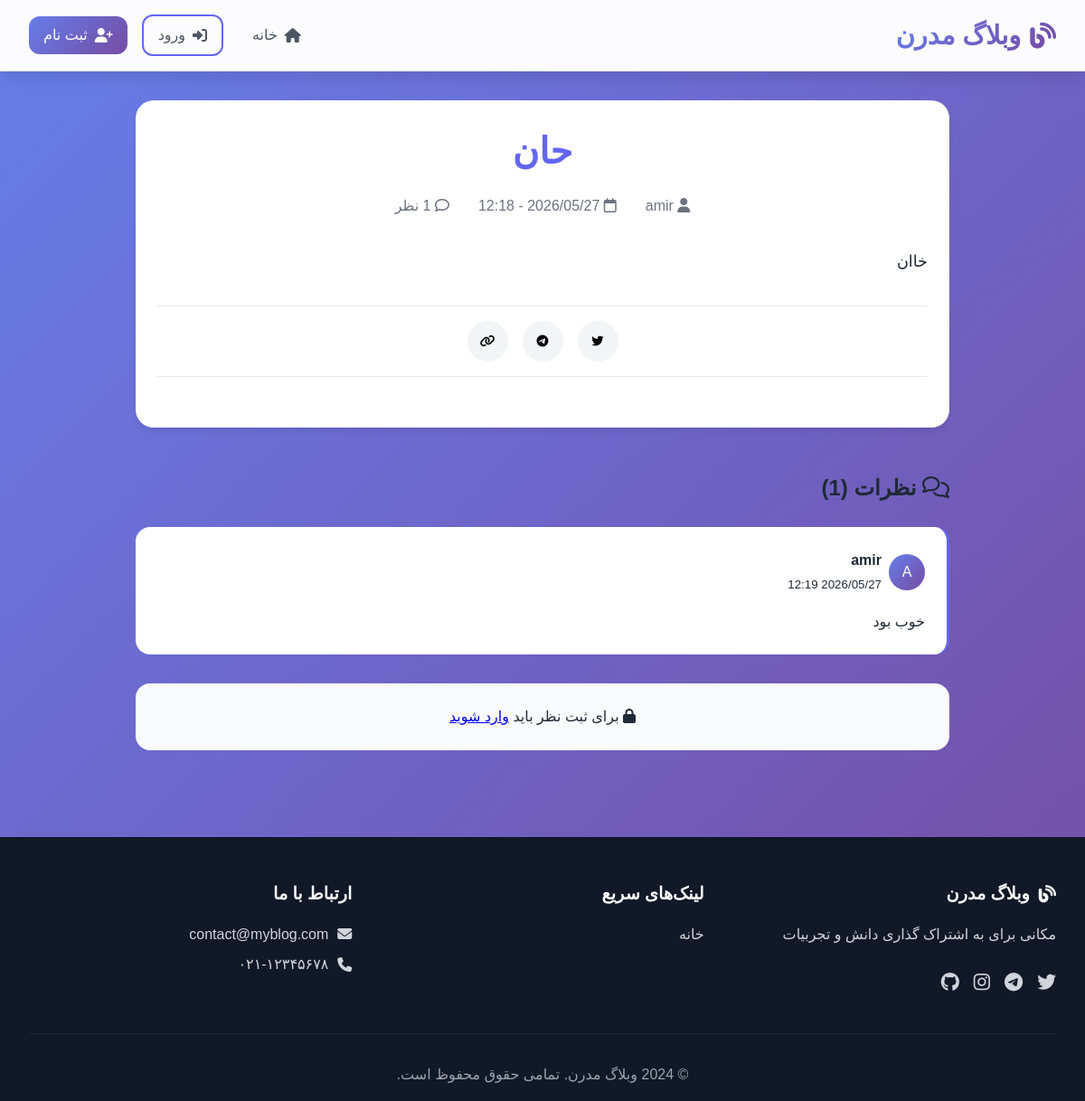
/post/1, run on the app's committed database.
### blog_flask/app.py (models this page shows, shortened)
class Post(db.Model):
    id = db.Column(db.Integer, primary_key=True)
    title = db.Column(db.String(200), nullable=False)
    content = db.Column(db.Text, nullable=False)
    author_id = db.Column(db.Integer, db.ForeignKey('user.id'), nullable=False)
    created_at = db.Column(db.DateTime, default=datetime.now)
    updated_at = db.Column(db.DateTime, default=datetime.now, onupdate=datetime.now)
    comments = db.relationship('Comment', backref='post', lazy=True, cascade='all, delete-orphan')

class User(UserMixin, db.Model):
    id = db.Column(db.Integer, primary_key=True)
    username = db.Column(db.String(80), unique=True, nullable=False)
    email = db.Column(db.String(120), unique=True, nullable=False)
    password_hash = db.Column(db.String(120), nullable=False)
    created_at = db.Column(db.DateTime, default=datetime.now)
    posts = db.relationship("Post", backref="author", lazy=True, cascade='all, delete-orphan')
    comments = db.relationship("Comment", backref="author", lazy=True, cascade='all, delete-orphan')

class Comment(db.Model):
    id = db.Column(db.Integer, primary_key=True)
    content = db.Column(db.Text, nullable=False)
    created_at = db.Column(db.DateTime, nullable=False, default=datetime.now)
    user_id = db.Column(db.Integer, db.ForeignKey("user.id"), nullable=False)
    post_id = db.Column(db.Integer, db.ForeignKey("post.id"), nullable=False)

### blog_flask/app.py (the view, shortened to what this page needs)
@app.route("/post/<int:id>", methods=["GET", "POST"])
def post_detail(id):
    post = Post.query.get_or_404(id)
    comments = Comment.query.filter_by(post_id=id).order_by(Comment.created_at.desc()).all()
    related_posts = Post.query.filter(Post.author_id == post.author_id, Post.id != id).limit(3).all()
    return render_template("post_detail.html", post=post, comments=comments, posts=related_posts)

### blog_flask/templates/post_detail.html (shortened to what this page needs)
{% extends "base.html" %}
{% block content %}
<div class="post-container">
    <article class="card">
        <div class="post-header">
            <h1 class="post-title">{{ post.title }}</h1>
            <div class="post-meta">
                <span><i class="fas fa-user"></i> {{ post.author.username }}</span>
                <span><i class="far fa-calendar"></i> {{ post.created_at.strftime('%Y/%m/%d - %H:%M') }}</span>
                <span><i class="far fa-comment"></i> {{ comments|length }} نظر</span>
            </div>
        </div>
        <div class="post-content">
            {{ post.content|safe }}
        </div>
        <div class="share-section">
            <button class="share-btn" onclick="shareOnTwitter()"><i class="fab fa-twitter"></i></button>
            <button class="share-btn" onclick="shareOnTelegram()"><i class="fab fa-telegram"></i></button>
            <button class="share-btn" onclick="copyLink()"><i class="fas fa-link"></i></button>
        </div>
    </article>
    <div class="comment-section">
        <h2 style="margin-bottom: 1.5rem;">
            <i class="far fa-comments"></i> نظرات ({{ comments|length }})
        </h2>
        {% if comments %}
            {% for comment in comments %}
            <div class="comment-card">
                <div class="comment-header">
                    <div class="comment-author">
                        <div class="comment-avatar">
                            {{ comment.author.username[0]|upper }}
                        </div>
                        <div>
                            <strong>{{ comment.author.username }}</strong>
                            <br>
                            <small class="text-muted">{{ comment.created_at.strftime('%Y/%m/%d %H:%M') }}</small>
                        </div>
                    </div>
                </div>
                <div class="comment-content">
                    {{ comment.content }}
                </div>
            </div>
            {% endfor %}
        {% else %}
            <div class="empty-state" style="text-align: center; padding: 3rem;">
                <i class="far fa-comment-slash" style="font-size: 3rem; color: var(--gray-400);"></i>
                <p>هنوز نظری ثبت نشده است. اولین نفری باشید که نظر می‌دهد!</p>
            </div>
        {% endif %}
        {% if current_user.is_authenticated %}
        <div class="comment-form">
            <h3><i class="fas fa-pen"></i> ثبت نظر</h3>
            <form method="POST">
                <div class="form-group">
                    <textarea name="comment" class="form-control" rows="4"
                              placeholder="نظر خود را بنویسید..." required></textarea>
                </div>
                <button type="submit" class="btn btn-primary">
                    <i class="fas fa-paper-plane"></i> ارسال نظر
                </button>
            </form>
        </div>
        {% else %}
        <div class="comment-form" style="text-align: center;">
            <p><i class="fas fa-lock"></i> برای ثبت نظر باید <a href="{{ url_for('login') }}">وارد شوید</a></p>
        </div>
        {% endif %}
    </div>
</div>
{% endblock %}

### blog_flask/static/css/style.css (style rules this page uses)
:root { --primary: #6366f1; --primary-dark: #4f46e5; --primary-light: #818cf8; --secondary: #ec4899; --success: #10b981; --danger: #ef4444; --warning: #f59e0b; --info: #3b82f6; --dark: #1f2937; --gray-50: #f9fafb; --gray-100: #f3f4f6; --gray-200: #e5e7eb; --gray-300: #d1d5db; --gray-400: #9ca3af; --gray-500: #6b7280; --gray-600: #4b5563; --gray-700: #374151; --gray-800: #1f2937; --gray-900: #111827; --gradient-primary: linear-gradient(135deg, #667eea 0%, #764ba2 100%); --gradient-secondary: linear-gradient(135deg, #f093fb 0%, #f5576c 100%); --gradient-success: linear-gradient(135deg, #4facfe 0%, #00f2fe 100%); --gradient-danger: linear-gradient(135deg, #fa709a 0%, #fee140 100%); --shadow-sm: 0 1px 2px 0 rgb(0 0 0 / 0.05); --shadow: 0 1px 3px 0 rgb(0 0 0 / 0.1); --shadow-md: 0 4px 6px -1px rgb(0 0 0 / 0.1); --shadow-lg: 0 10px 15px -3px rgb(0 0 0 / 0.1); --shadow-xl: 0 20px 25px -5px rgb(0 0 0 / 0.1); --shadow-2xl: 0 25px 50px -12px rgb(0 0 0 / 0.25); --transition-fast: 150ms ease; --transition: 300ms ease; --transition-slow: 500ms ease; }
* { margin: 0; padding: 0; box-sizing: border-box; }
body { font-family: 'Vazirmatn', sans-serif; background: linear-gradient(135deg, #667eea 0%, #764ba2 100%); color: var(--gray-800); line-height: 1.6; min-height: 100vh; overflow-x: hidden; }
.card { background: white; border-radius: 20px; padding: 1.5rem; box-shadow: var(--shadow-md); transition: all var(--transition); }

### blog_flask/templates/post_detail.html (style rules this page uses)
.post-container { max-width: 900px; margin: 0 auto; }
.post-header { text-align: center; margin-bottom: 2rem; }
.post-title { font-size: 2.5rem; color: var(--primary); margin-bottom: 1rem; }
.post-meta { display: flex; justify-content: center; gap: 2rem; color: var(--gray-500); flex-wrap: wrap; }
.post-content { font-size: 1.1rem; line-height: 1.9; margin: 2rem 0; }
.share-section { display: flex; justify-content: center; gap: 1rem; margin: 2rem 0; padding: 1rem 0; border-top: 1px solid var(--gray-200); border-bottom: 1px solid var(--gray-200); }
.share-btn { width: 45px; height: 45px; border-radius: 50%; border: none; background: var(--gray-100); cursor: pointer; transition: all var(--transition); }
.comment-section { margin-top: 3rem; }
.comment-card { background: white; border-radius: 16px; padding: 1.5rem; margin-bottom: 1rem; border-right: 3px solid var(--primary); transition: all var(--transition); }
.comment-header { display: flex; justify-content: space-between; align-items: center; margin-bottom: 1rem; }
.comment-author { display: flex; align-items: center; gap: 0.5rem; }
.comment-avatar { width: 40px; height: 40px; background: var(--gradient-primary); border-radius: 50%; display: flex; align-items: center; justify-content: center; color: white; }
.comment-form { background: var(--gray-50); padding: 1.5rem; border-radius: 16px; margin-top: 2rem; }

### data on the page
Post: title "حان", created_at "2026/05/27 - 12:18", content "خاان"
User: author.username "amir"
Comment: author "A", author.username "amir", created_at "2026/05/27 12:19", content "خوب بود"

### other printed values
{{ comments|length }} "1"
